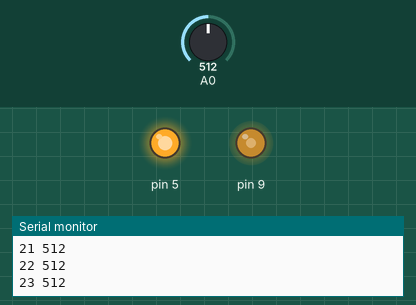
This sketch was run on a simulated Arduino Uno, built with avr-gcc and run on an emulated ATmega328P. Parts: output pins drawn as LEDs (lit = HIGH), the last lines printed to the serial monitor. The inputs (shaded band) are chosen by the test bench; at power-on: A0 = 512.

Above: at 1.2 s.
1.3 s: A0 set to 0
At 2.5 s:
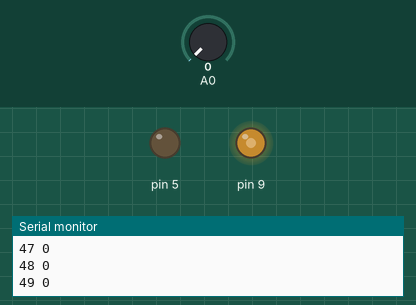
2.8 s: A0 set to 122
At 3.2 s:
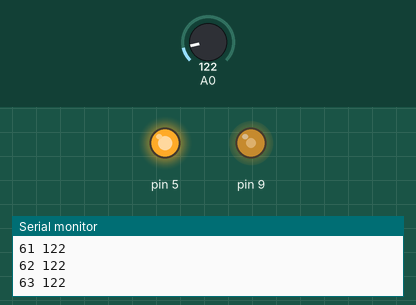
Timing chart, 0 to 5.8 s (numbered marks = the images above; inputs shaded):
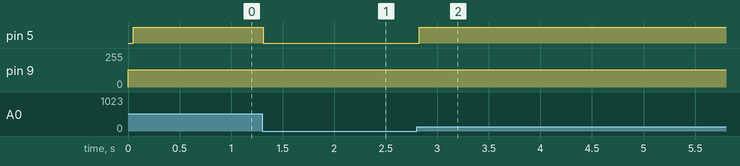

The sketch:

touche_graph.ino
```cpp
#define steps 128

void setup ()
{
  pinMode (9, OUTPUT);
  pinMode(5, OUTPUT);
  digitalWrite(5,LOW);
  TCCR1A = 0;
  TCCR1B = 0;
  TCCR1A |= (1 << COM1A0);   // Toggle OC1A on Compare Match.
  TCCR1B |= (1 << WGM12);    // CTC mode
  Serial.begin(57600);
}

void loop () {
  for (int i = 0; i < steps; i++) {
    TCCR1B &= 0xFE; // turns off timer
    TCNT1 = 0;      // resets timer counter register
    OCR1A = i;      // changes frequency step
    TCCR1B |= 0x01; // turns on timer
    Serial.print(i,DEC);
    Serial.print(" ");
    Serial.println(analogRead(0), DEC);
    delay(50);
    if(analogRead(0)>0){
      digitalWrite(5,HIGH);
    }else{
      digitalWrite(5,LOW);
    }
  }
}
```

Measured:
- after the input at 1.3 s, pin 5: HIGH → LOW at once
- after the input at 2.8 s, pin 5: LOW → HIGH at once; pin 9: stops changing and stays 128/255
